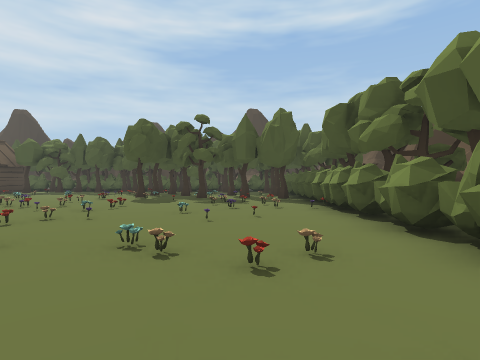
[1] (above)

22 first-person views from a walk through a scene from a Unity 3-D project. The camera is 1.3 m above the floor, looks level and sees 80° across. The floor is counted in squares, 2 m on a side. Each view is taken from the middle of a square. On the plan, view 1 faces up. The plan holds only what a view shows up to about 9 squares ahead; the rest is blank. The place goes on beyond the plan.

[2]
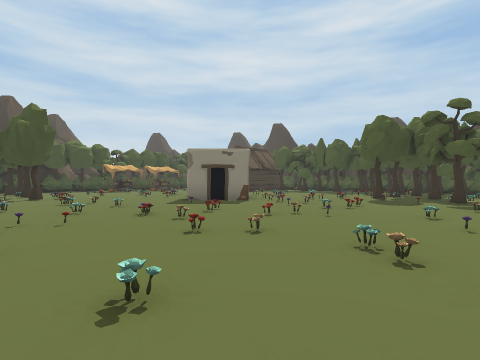

[3]
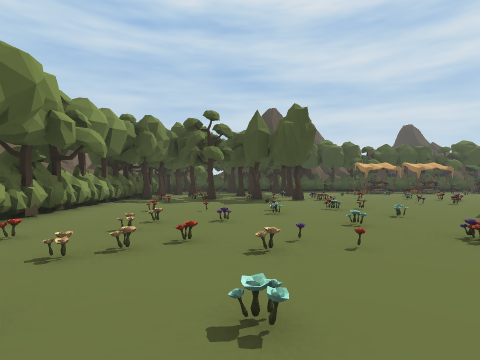

[4]
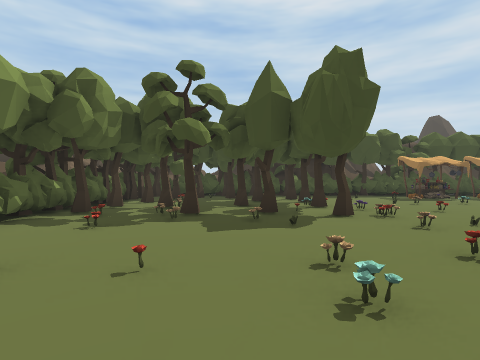

[5]
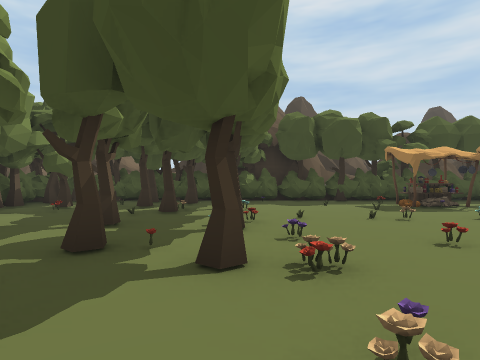

[6]
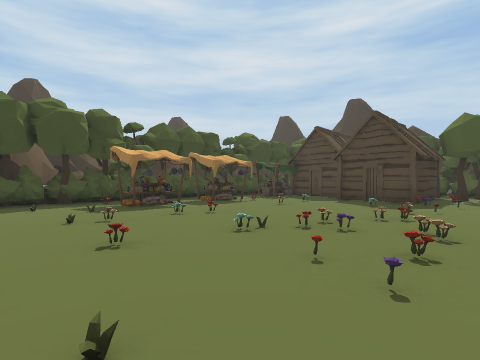

[7]
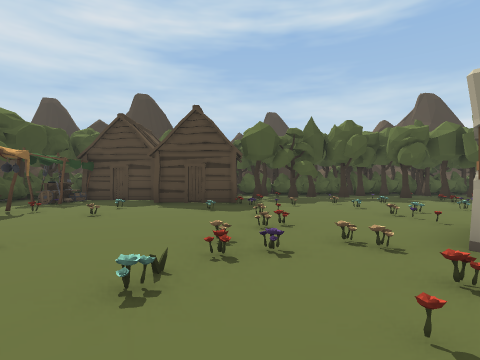

[8]
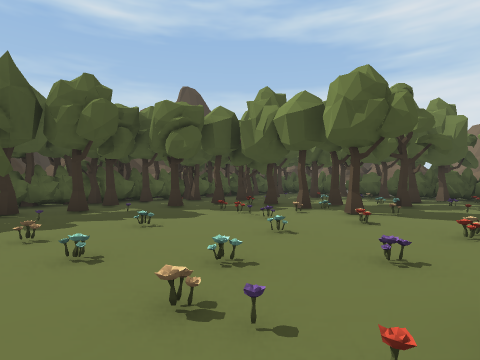

[9]
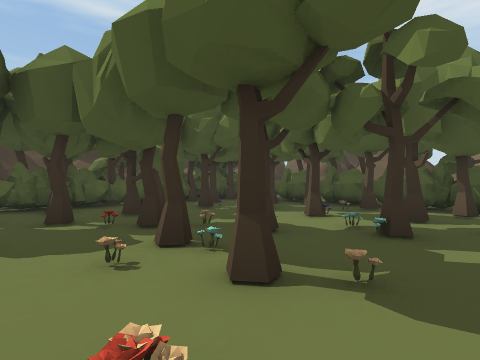

[10]
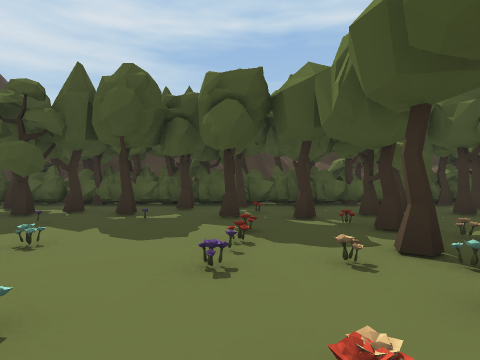

[11]
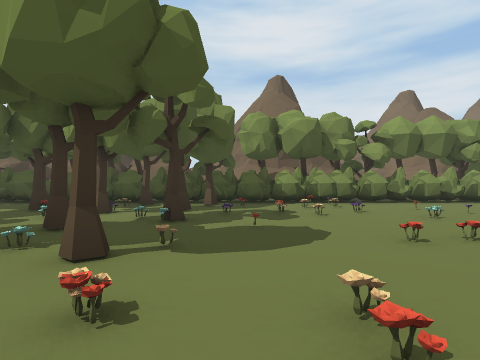

[12]
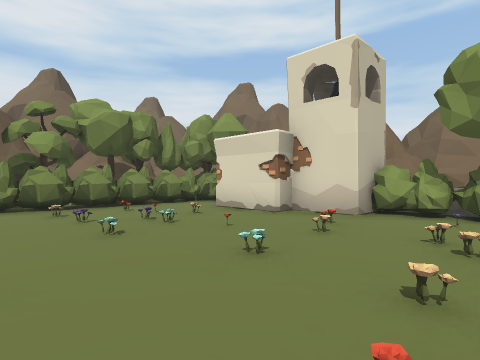

[13]
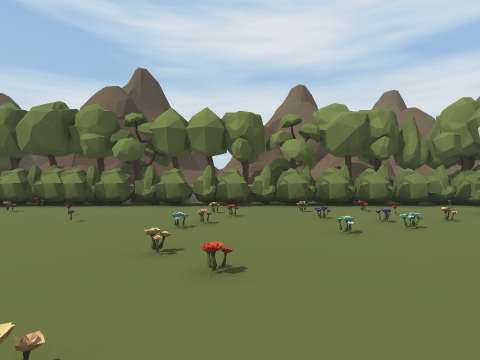

[14]
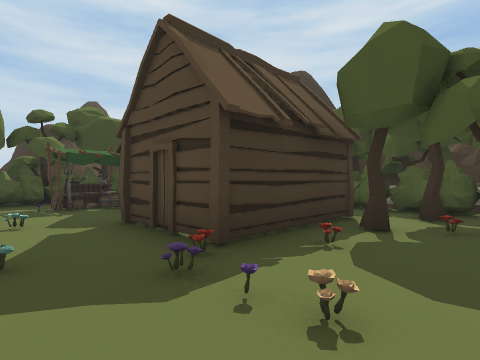

[15]
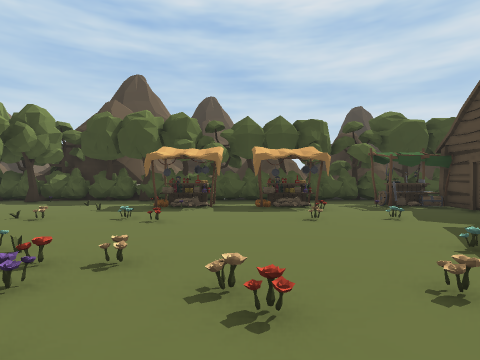

[16]
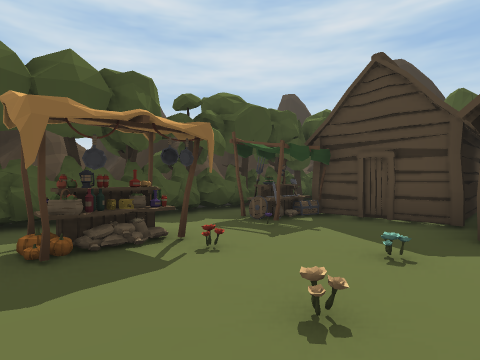

[17]
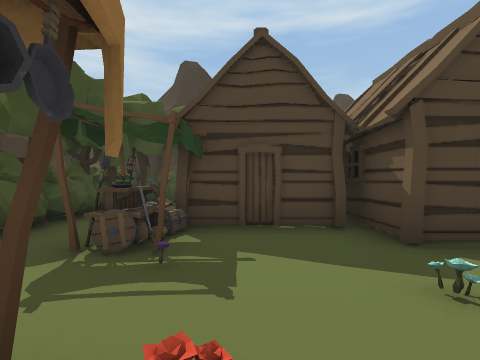

[18]
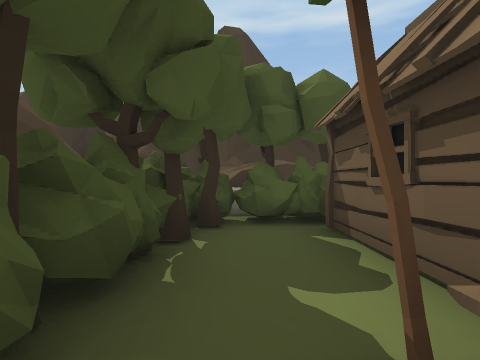

[19]
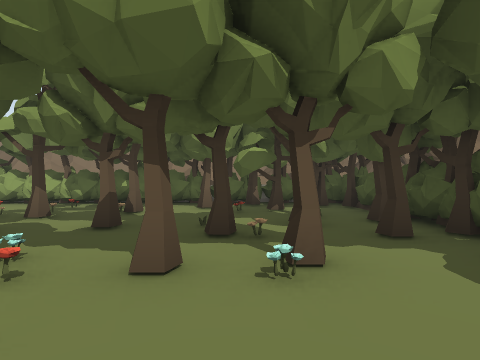

[20]
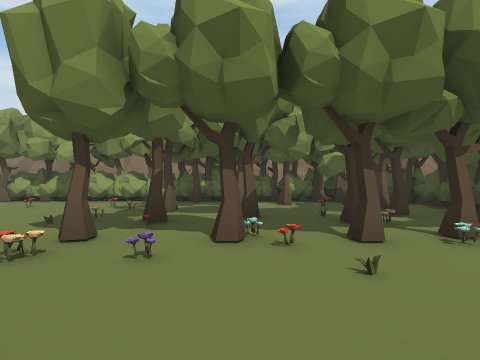

[21]
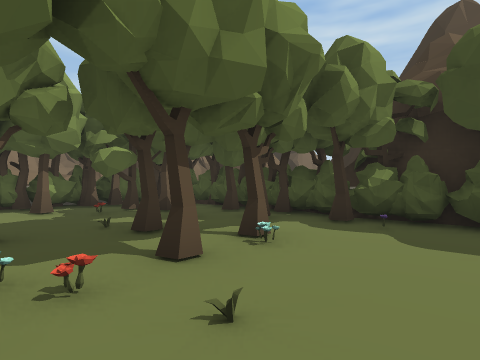

[22]
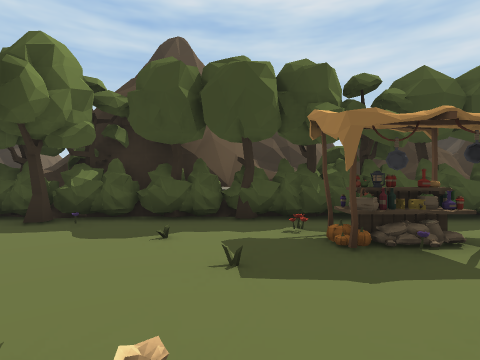

### Floor plan
Key: @ floor where view 1 was taken; # wall or solid block; . floor; = window, fence, low wall or low ledge; ^ raised ledge; B bush; T tree; H hut; O other object.
Columns run from 20 left of view 1 to 4 right of it. Each row starts with its distance up from view 1.
 19   ##
 18   O##   #T#   T   T^
 17   TTTTT TBTOOTTOTOBB O O
 16   BTB   OBBTTBTTT TOTTTB
 15   T.H HHHHT.TTTOT.T.T.BO
 14   T.H HH HOT.O.TT.TT.T
 13  #BT#HHH HO.O..OOT..TOTT
 12 ##B.=..HHO..OO.O.TOOTOBT
 11  TB.O.O..OO.O..OOOTO..TT
 10 ##T..O..O.O..OOOTOOTT.TTT
  9 ##T.#.O..O..OO....OO.O B
  8   T..#...OO.O.OO...OOOBT
  7  TB.#..O.OO.##OOOO..OOOT
  6  ^BT#.O.OOO. #..OO.O..BT^
  5  #TO..O...O......O.OO.BT#
  4  #BT....O......O.O....B
  3   BO....OOO.OO.OO.OO.O T
  2  TBTOTTTOT..O.O..O..O.OT^
  1  #TT.TOOTO..OO.O...OOOBBT
  0  BT.T..T.O...O.O.O.O@.BB
 -1   BTT..OOTO.O.OOOOO.OOBT
 -2   T.TO.T..O.O....O....BT
 -3   BTTTTTTO...TTOOO###TOT
 -4   OBOTTBTTTTBBBTBB     O
 -5         T   T
 -6      ^#^

Where each view was taken, in squares from view 1:
view 1: 0 up, 0 right, facing up
view 2: 0 up, 0 right, facing up-left
view 3: 0 up, 2 left, facing left
view 4: 0 up, 6 left, facing left
view 5: 2 up, 9 left, facing left
view 6: 3 up, 9 left, facing up-left
view 7: 4 up, 11 left, facing up
view 8: 8 up, 9 left, facing up-right
view 9: 9 up, 5 left, facing up-right
view 10: 9 up, 5 left, facing up
view 11: 9 up, 6 left, facing right
view 12: 2 up, 5 left, facing down-right
view 13: 2 up, 5 left, facing right
view 14: 10 up, 9 left, facing up-left
view 15: 8 up, 9 left, facing left
view 16: 8 up, 13 left, facing up-left
view 17: 9 up, 15 left, facing up
view 18: 12 up, 17 left, facing up
view 19: 4 up, 15 left, facing down
view 20: 5 up, 13 left, facing down
view 21: 4 up, 13 left, facing down-left
view 22: 5 up, 13 left, facing left
